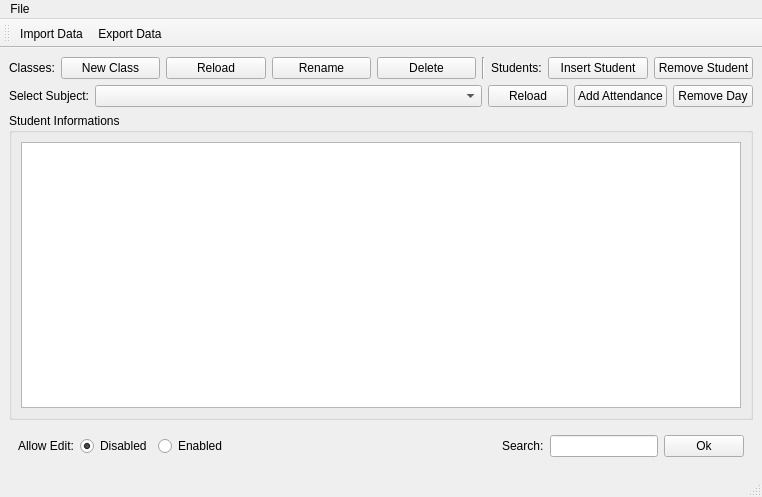
<?xml version="1.0" encoding="UTF-8"?>
<ui version="4.0">
 <class>MainWindow</class>
 <widget class="QMainWindow" name="MainWindow">
  <property name="geometry">
   <rect>
    <x>0</x>
    <y>0</y>
    <width>762</width>
    <height>497</height>
   </rect>
  </property>
  <property name="windowTitle">
   <string>MainWindow</string>
  </property>
  <widget class="QWidget" name="centralwidget">
   <layout class="QVBoxLayout" name="verticalLayout_2">
    <item>
     <layout class="QHBoxLayout" name="horizontalLayout_6">
      <item>
       <widget class="QLabel" name="label_6">
        <property name="sizePolicy">
         <sizepolicy hsizetype="Maximum" vsizetype="Preferred">
          <horstretch>0</horstretch>
          <verstretch>0</verstretch>
         </sizepolicy>
        </property>
        <property name="text">
         <string>Classes:</string>
        </property>
       </widget>
      </item>
      <item>
       <widget class="QPushButton" name="newClass">
        <property name="text">
         <string>New Class</string>
        </property>
       </widget>
      </item>
      <item>
       <widget class="QPushButton" name="reloadClass">
        <property name="text">
         <string>Reload</string>
        </property>
       </widget>
      </item>
      <item>
       <widget class="QPushButton" name="renameClass">
        <property name="text">
         <string>Rename</string>
        </property>
       </widget>
      </item>
      <item>
       <widget class="QPushButton" name="deleteClass">
        <property name="text">
         <string>Delete</string>
        </property>
       </widget>
      </item>
      <item>
       <widget class="Line" name="line">
        <property name="orientation">
         <enum>Qt::Vertical</enum>
        </property>
       </widget>
      </item>
      <item>
       <widget class="QLabel" name="label_7">
        <property name="sizePolicy">
         <sizepolicy hsizetype="Maximum" vsizetype="Preferred">
          <horstretch>0</horstretch>
          <verstretch>0</verstretch>
         </sizepolicy>
        </property>
        <property name="text">
         <string>Students:</string>
        </property>
       </widget>
      </item>
      <item>
       <widget class="QPushButton" name="insertStudent">
        <property name="text">
         <string>Insert Student</string>
        </property>
       </widget>
      </item>
      <item>
       <widget class="QPushButton" name="removeStudent">
        <property name="text">
         <string>Remove Student</string>
        </property>
       </widget>
      </item>
     </layout>
    </item>
    <item>
     <layout class="QHBoxLayout" name="horizontalLayout_5">
      <item>
       <widget class="QLabel" name="label_4">
        <property name="sizePolicy">
         <sizepolicy hsizetype="Maximum" vsizetype="Preferred">
          <horstretch>0</horstretch>
          <verstretch>0</verstretch>
         </sizepolicy>
        </property>
        <property name="text">
         <string>Select Subject:</string>
        </property>
       </widget>
      </item>
      <item>
       <widget class="QComboBox" name="selectClass">
        <property name="sizePolicy">
         <sizepolicy hsizetype="Minimum" vsizetype="Fixed">
          <horstretch>0</horstretch>
          <verstretch>0</verstretch>
         </sizepolicy>
        </property>
       </widget>
      </item>
      <item>
       <widget class="QPushButton" name="reload">
        <property name="sizePolicy">
         <sizepolicy hsizetype="Maximum" vsizetype="Fixed">
          <horstretch>0</horstretch>
          <verstretch>0</verstretch>
         </sizepolicy>
        </property>
        <property name="text">
         <string>Reload</string>
        </property>
       </widget>
      </item>
      <item>
       <widget class="QPushButton" name="addAttendance">
        <property name="sizePolicy">
         <sizepolicy hsizetype="Maximum" vsizetype="Fixed">
          <horstretch>0</horstretch>
          <verstretch>0</verstretch>
         </sizepolicy>
        </property>
        <property name="text">
         <string>Add Attendance</string>
        </property>
       </widget>
      </item>
      <item>
       <widget class="QPushButton" name="removeDay">
        <property name="sizePolicy">
         <sizepolicy hsizetype="Maximum" vsizetype="Fixed">
          <horstretch>0</horstretch>
          <verstretch>0</verstretch>
         </sizepolicy>
        </property>
        <property name="text">
         <string>Remove Day</string>
        </property>
       </widget>
      </item>
     </layout>
    </item>
    <item>
     <widget class="QGroupBox" name="groupBox">
      <property name="title">
       <string>Student Informations</string>
      </property>
      <layout class="QVBoxLayout" name="verticalLayout">
       <item>
        <widget class="QTableView" name="studentInfo"/>
       </item>
      </layout>
     </widget>
    </item>
    <item>
     <layout class="QHBoxLayout" name="horizontalLayout_4">
      <item>
       <widget class="QWidget" name="widget_3" native="true">
        <layout class="QHBoxLayout" name="horizontalLayout_3">
         <item>
          <widget class="QLabel" name="label">
           <property name="text">
            <string>Allow Edit:</string>
           </property>
          </widget>
         </item>
         <item>
          <widget class="QRadioButton" name="notAllowEdit">
           <property name="text">
            <string>Disabled</string>
           </property>
           <property name="checked">
            <bool>true</bool>
           </property>
           <property name="autoExclusive">
            <bool>true</bool>
           </property>
          </widget>
         </item>
         <item>
          <widget class="QRadioButton" name="allowEdit">
           <property name="text">
            <string>Enabled</string>
           </property>
          </widget>
         </item>
        </layout>
       </widget>
      </item>
      <item>
       <widget class="QWidget" name="widget_2" native="true">
        <layout class="QHBoxLayout" name="horizontalLayout_2">
         <item>
          <spacer name="horizontalSpacer">
           <property name="orientation">
            <enum>Qt::Horizontal</enum>
           </property>
           <property name="sizeHint" stdset="0">
            <size>
             <width>40</width>
             <height>20</height>
            </size>
           </property>
          </spacer>
         </item>
        </layout>
       </widget>
      </item>
      <item>
       <widget class="QWidget" name="widget" native="true">
        <layout class="QHBoxLayout" name="horizontalLayout">
         <item>
          <widget class="QLabel" name="label_3">
           <property name="text">
            <string>Search:</string>
           </property>
          </widget>
         </item>
         <item>
          <widget class="QLineEdit" name="SearchWord"/>
         </item>
         <item>
          <widget class="QPushButton" name="Search">
           <property name="text">
            <string>Ok</string>
           </property>
           <property name="shortcut">
            <string>Return</string>
           </property>
          </widget>
         </item>
        </layout>
       </widget>
      </item>
     </layout>
    </item>
   </layout>
  </widget>
  <widget class="QMenuBar" name="menubar">
   <property name="geometry">
    <rect>
     <x>0</x>
     <y>0</y>
     <width>762</width>
     <height>22</height>
    </rect>
   </property>
   <widget class="QMenu" name="menuFile">
    <property name="title">
     <string>File</string>
    </property>
    <addaction name="actionImport_Data"/>
    <addaction name="actionExport_Data"/>
   </widget>
   <addaction name="menuFile"/>
  </widget>
  <widget class="QStatusBar" name="statusbar"/>
  <widget class="QToolBar" name="toolBar">
   <property name="windowTitle">
    <string>toolBar</string>
   </property>
   <attribute name="toolBarArea">
    <enum>TopToolBarArea</enum>
   </attribute>
   <attribute name="toolBarBreak">
    <bool>false</bool>
   </attribute>
   <addaction name="actionImport_Data"/>
   <addaction name="actionExport_Data"/>
  </widget>
  <action name="actionImport_Data">
   <property name="text">
    <string>Import Data</string>
   </property>
  </action>
  <action name="actionExport_Data">
   <property name="text">
    <string>Export Data</string>
   </property>
  </action>
 </widget>
 <resources/>
 <connections/>
</ui>
